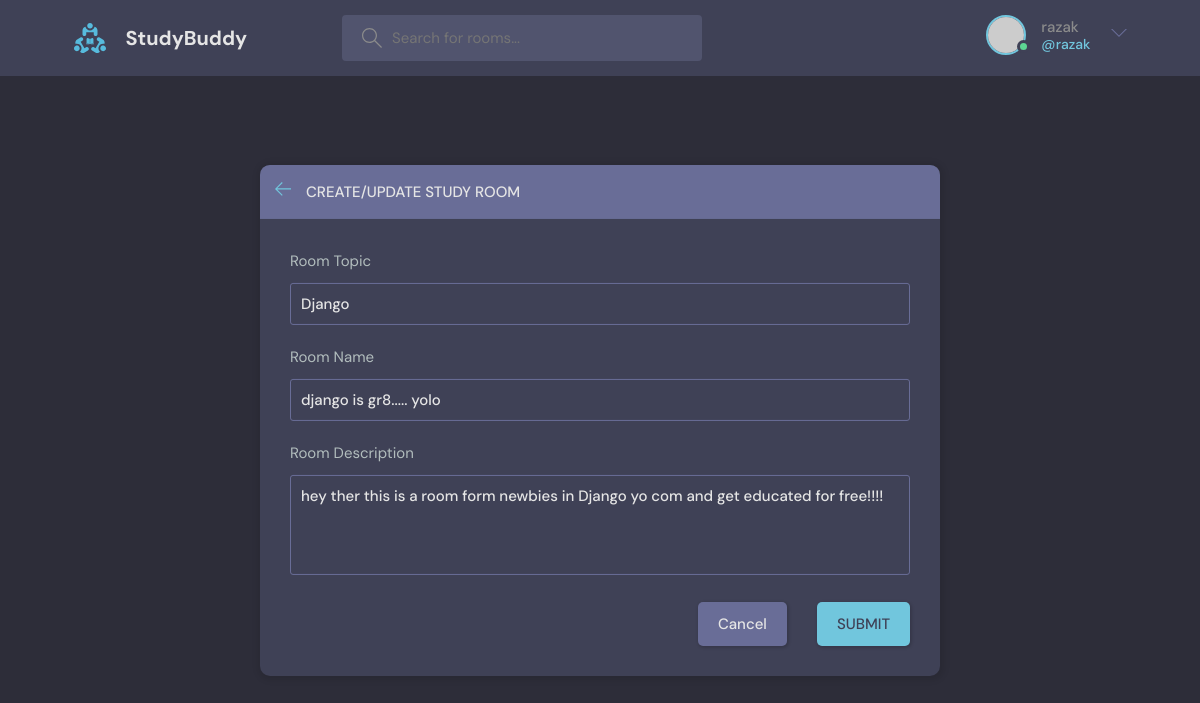
Before: /update-room/6/ (signed in) with the older database file.
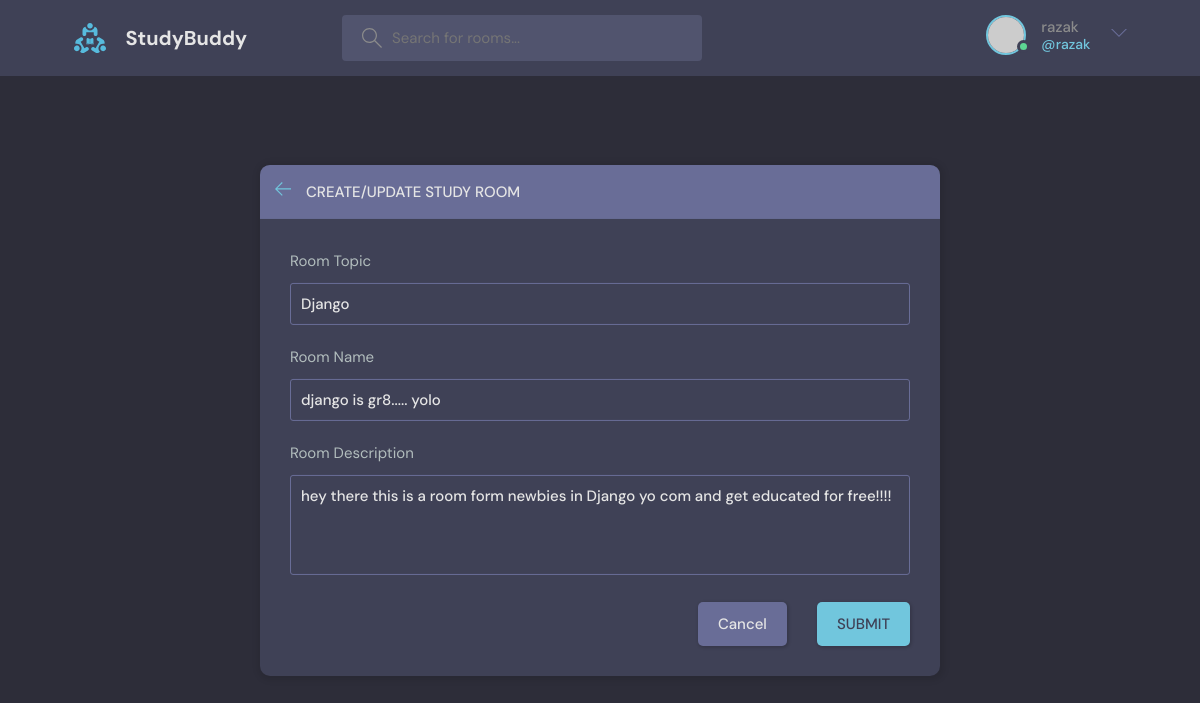
After: the same page with the newer database file.
### base/models.py (models this page shows, shortened)
class Room(models.Model):
    host = models.ForeignKey(User, on_delete=models.SET_NULL, null=True)
    topic = models.ForeignKey(Topic, on_delete=models.SET_NULL, null=True)
    name = models.CharField(max_length=200)
    descripton = models.TextField(null=True, blank=True)
    participants = models.ManyToManyField(
        User, related_name='participants', blank=True)
    updated = models.DateTimeField(auto_now=True)
    created = models.DateTimeField(auto_now_add=True)
    class Meta:
        ordering = ['-updated', '-created']

class Topic(models.Model):
    name = models.CharField(max_length=200)
    def __str__(self):
        return self.name

### base/views.py (the view, shortened to what this page needs)
# urls.py: path('update-room/<str:pk>/', views.updateRoom, name="update-room"),
@login_required(login_url='login')
def updateRoom(request, pk):
    room = Room.objects.get(id=pk)
    form = RoomForm(instance=room)
    topics = Topic.objects.all()
    if request.user != room.host:
        return HttpResponse('You aint allowed here !!')
    context = {'form': form, 'topics': topics, 'room': room}
    return render(request, 'base/room_form.html', context)

### base/forms.py
class RoomForm(ModelForm):
    class Meta:
        model = Room
        fields = '__all__'
        exclude = ['host', 'participants']

### base/templates/base/room_form.html (shortened to what this page needs)
{% extends 'main.html' %}
{% block content %}
<main class="create-room layout">
  <div class="container">
    <div class="layout__box">
      <div class="layout__boxHeader">
        <div class="layout__boxTitle">
          <a href="{% url 'home' %}">
            <svg version="1.1" xmlns="http://www.w3.org/2000/svg" width="32" height="32" viewBox="0 0 32 32">
              <title>arrow-left</title>
              <path
                d="M13.723 2.286l-13.723 13.714 13.719 13.714 1.616-1.611-10.96-10.96h27.625v-2.286h-27.625l10.965-10.965-1.616-1.607z">
              </path>
            </svg>
          </a>
          <h3>Create/Update Study Room</h3>
        </div>
      </div>
      <div class="layout__body">
        <form class="form" action="#" method="POST">
          <div class="form__group">
            <label for="room_topic">Room Topic</label>
            <input type="text" name="topic" value="{{room.topic.name}}" required list="topic-list">
          </div>
          <div class="form__group">
            <label for="room_name">Room Name</label>
            {{form.name}}
          </div>
          <div class="form__group">
            <label for="room_description">Room Description</label>
            {{form.descripton}}
          </div>
          <div class="form__action">
            <a class="btn btn--dark" href="index.html">Cancel</a>
            <button class="btn btn--main" type="submit">SUBMIT</button>
          </div>
        </form>
      </div>
    </div>
  </div>
</main>
{% endblock content %}

Changed rows visible on the page:
changed Room "django is gr8..... yolo": descripton "hey ther this is a room form newbies in Django yo com and get educated for free!!!!" → "hey there this is a room form newbies in Django yo com and get educated for free!!!!"
